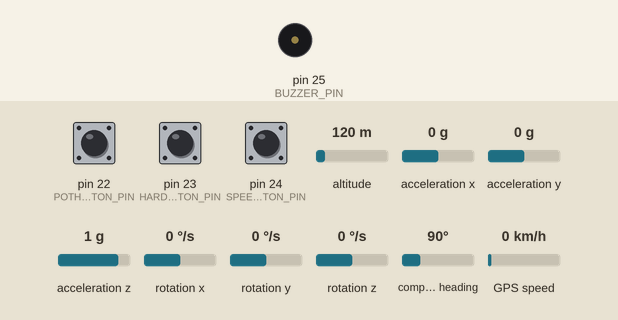
Recording of a sketch running on a simulated Arduino Mega 2560, built for the host (arithmetic inside an expression is 32-bit, double 64-bit). Shown: buzzer (waves = sounding, pin HIGH). The test bench sets the inputs (shaded band); at power-on: GPS speed 0 km/h, pin 22 (POTHOLE_BUTTON_PIN) HIGH, pin 23 (HARDBRAKE_BUTTON_PIN) HIGH, pin 24 (SPEEDBREAKER_BUTTON_PIN) HIGH, altitude 120 m, acceleration x 0 g, acceleration y 0 g, acceleration z 1 g, rotation x 0 °/s, rotation y 0 °/s, rotation z 0 °/s, compass heading 90°. Storage starts empty; the GPS gets a fix after 3 s at 37.7749, -122.4194 with 8 satellites; what the sketch prints to the serial monitor is not drawn.

Above: at 1.2 s.
1.3 s: GPS speed set to 59 km/h
4.3 s: GPS speed set to 63 km/h
At 6.3 s:
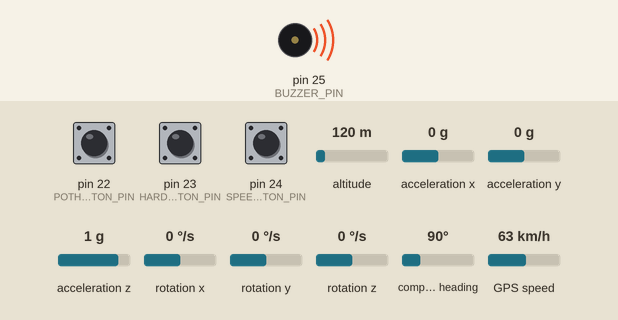
6.6 s: GPS speed set to 2 km/h
At 8.1 s:
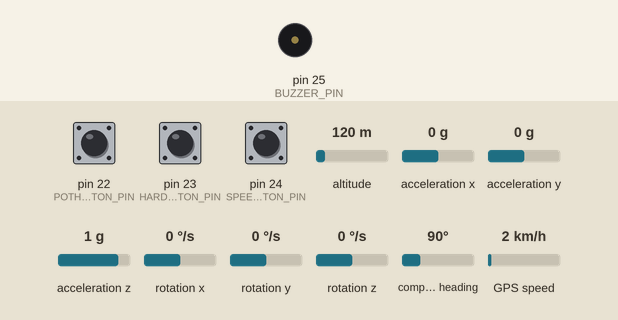
8.6 s: GPS speed set to 118 km/h
At 9.7 s:
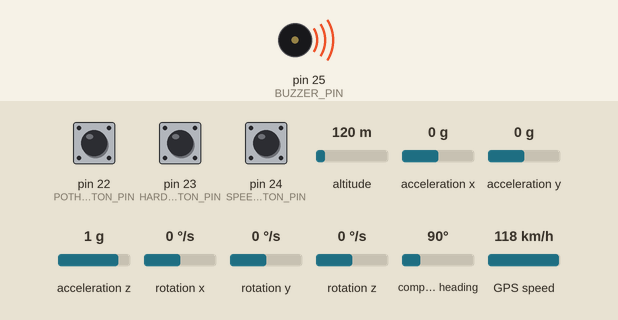
Timing chart, 0 to 11.6 s (numbered marks = the images above; inputs shaded):
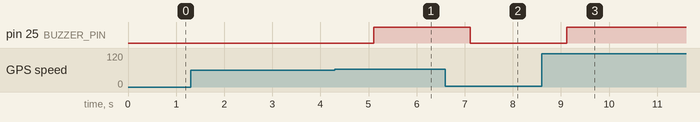

The sketch:

Master__Mega_.ino
```cpp
// master.ino

// 1. Include necessary libraries
#include <Wire.h>         // For I2C communication with MPU-6050
#include <MPU6050.h>      // Library for MPU-6050 IMU
#include <SD.h>           // For SD card module communication
#include <TinyGPS++.h>    // For parsing GPS data from NEO-6M
#include <SoftwareSerial.h> // For UART communication with NEO-6M GPS and Slave Arduino Pro Mini
#include <Arduino.h>      // Standard Arduino core library

// 2. Define Pin Assignments (Example - adjust based on your actual wiring)
// MPU-6050: Uses I2C (SDA, SCL pins on Mega)
#define GPS_RX_PIN 10 // RX pin for GPS (connects to GPS TX)
#define GPS_TX_PIN 11 // TX pin for GPS (connects to GPS RX)

#define SLAVE_RX_PIN 12 // RX pin for Slave (connects to Slave TX)
#define SLAVE_TX_PIN 13 // TX pin for Slave (connects to Slave RX)

#define SD_CS_PIN 4  // Chip Select pin for SD card module

// Push Buttons for Annotation
#define POTHOLE_BUTTON_PIN 22
#define HARDBRAKE_BUTTON_PIN 23
#define SPEEDBREAKER_BUTTON_PIN 24

// Buzzer for Overspeed Notifications
#define BUZZER_PIN 25

// SIM800L GSM Module
#define GSM_RX_PIN 16
#define GSM_TX_PIN 17

// 3. Create instances of sensor/module objects
MPU6050 mpu;               // MPU-6050 object
TinyGPSPlus gps;           // TinyGPS++ object for GPS data
SoftwareSerial gpsSerial(GPS_RX_PIN, GPS_TX_PIN);    // SoftwareSerial for GPS module
SoftwareSerial slaveSerial(SLAVE_RX_PIN, SLAVE_TX_PIN);  // SoftwareSerial for communication with slave
SoftwareSerial gsmSerial(GSM_RX_PIN, GSM_TX_PIN);    // SoftwareSerial for GSM module

File dataFile;             // File object for SD card operations

// 4. Global variables for data storage and flags
int16_t accelX, accelY, accelZ; // 3-axis Accelerometer values
int16_t gyroX, gyroY, gyroZ;    // 3-axis Gyroscope values

double latitude, longitude;     // Latitude and Longitude
float speed_kmph;               // Speed in km/h

String slave_timestamp;         // Time and date stamps
float temperature;              // Temperature
float humidity;                 // Humidity

// Annotation flags for Pothole, Hard Brake, and Speed Breaker
int pothole_flag = 0;
int hardbrake_flag = 0;
int speedbreaker_flag = 0;

// Data logging frequency
const unsigned long DATA_COLLECTION_INTERVAL_MS = 50; // Approximately 20 Hz

// 5. setup() function - Runs once at startup
void setup() {
  // Initialize Serial communication for debugging
  Serial.begin(9600);
  while (!Serial);

  // Initialize I2C communication
  Wire.begin();

  // Initialize MPU-6050
  Serial.println("Initializing MPU-6050...");
  mpu.initialize();
  if (mpu.testConnection()) {
    Serial.println("MPU-6050 connection successful.");
  } else {
    Serial.println("MPU-6050 connection failed!");
  }

  // Initialize GPS SoftwareSerial
  gpsSerial.begin(9600);

  // Initialize Slave SoftwareSerial
  slaveSerial.begin(9600);

  // Initialize GSM SoftwareSerial
  gsmSerial.begin(9600);

  // Initialize SD card module
  Serial.print("Initializing SD card...");
  if (!SD.begin(SD_CS_PIN)) {
    Serial.println("SD card initialization failed!");
    while (true); // Halt execution if SD card fails
  }
  Serial.println("SD card initialized.");

  // Create header for data file if it doesn't exist
  dataFile = SD.open("ROADATA.CSV", FILE_WRITE);
  if (dataFile) {
    if (dataFile.size() == 0) {
      dataFile.println("Accel_x,Accel_y,Accel_z,Gyro_x,Gyro_y,Gyro_z,Pothole,Hand_brake,Speed_breaker,lat,long,speed,hum,temp,Timestamp");
      Serial.println("CSV header written.");
    }
    dataFile.close();
  } else {
    Serial.println("Error opening data file for header!");
  }

  // Configure button pins as INPUT_PULLUP
  pinMode(POTHOLE_BUTTON_PIN, INPUT_PULLUP);
  pinMode(HARDBRAKE_BUTTON_PIN, INPUT_PULLUP);
  pinMode(SPEEDBREAKER_BUTTON_PIN, INPUT_PULLUP);

  // Configure buzzer pin as OUTPUT
  pinMode(BUZZER_PIN, OUTPUT);

  // Initial state of buzzer
  digitalWrite(BUZZER_PIN, LOW);
}

// 6. loop() function - Runs repeatedly
void loop() {
  static unsigned long lastDataCollectionTime = 0;

  // Check if it's time to collect data
  if (millis() - lastDataCollectionTime >= DATA_COLLECTION_INTERVAL_MS) {
    lastDataCollectionTime = millis();

    // Read MPU-6050 data
    mpu.getMotion6(&accelX, &accelY, &accelZ, &gyroX, &gyroY, &gyroZ);

    // Read GPS data
    while (gpsSerial.available()) {
      if (gps.encode(gpsSerial.read())) {
        if (gps.location.isValid()) {
          latitude = gps.location.lat();
          longitude = gps.location.lng();
        }
        if (gps.speed.isValid()) {
          speed_kmph = gps.speed.kmph();
        }
      }
    }

    // Read data from Slave Arduino Pro Mini
    if (slaveSerial.available()) {
      String receivedData = slaveSerial.readStringUntil('\n');
      int firstComma = receivedData.indexOf(',');
      int secondComma = receivedData.indexOf(',', firstComma + 1);

      if (firstComma != -1 && secondComma != -1) {
        slave_timestamp = receivedData.substring(0, firstComma);
        temperature = receivedData.substring(firstComma + 1, secondComma).toFloat();
        humidity = receivedData.substring(secondComma + 1).toFloat();
      }
    }

    // Read push button states (active LOW)
    pothole_flag = !digitalRead(POTHOLE_BUTTON_PIN);
    hardbrake_flag = !digitalRead(HARDBRAKE_BUTTON_PIN);
    speedbreaker_flag = !digitalRead(SPEEDBREAKER_BUTTON_PIN);

    // Log collected data to SD card
    dataFile = SD.open("ROADATA.CSV", FILE_WRITE);
    if (dataFile) {
      String dataRow = "";
      dataRow += String(accelX) + ",";
      dataRow += String(accelY) + ",";
      dataRow += String(accelZ) + ",";
      dataRow += String(gyroX) + ",";
      dataRow += String(gyroY) + ",";
      dataRow += String(gyroZ) + ",";
      dataRow += String(pothole_flag) + ",";
      dataRow += String(hardbrake_flag) + ",";
      dataRow += String(speedbreaker_flag) + ",";
      dataRow += String(latitude, 6) + ",";
      dataRow += String(longitude, 6) + ",";
      dataRow += String(speed_kmph) + ",";
      dataRow += String(humidity) + ",";
      dataRow += String(temperature) + ",";
      dataRow += slave_timestamp;

      dataFile.println(dataRow);
      dataFile.close();
    } else {
      Serial.println("Error opening data file for writing!");
    }

    // Buzzer notification for overspeeding
    const float SPEED_LIMIT_KM_H = 60.0;
    if (speed_kmph > SPEED_LIMIT_KM_H) {
      digitalWrite(BUZZER_PIN, HIGH);
    } else {
      digitalWrite(BUZZER_PIN, LOW);
    }

    // GSM transmission placeholder (commented out)
    /*
    static unsigned long lastGsmSendTime = 0;
    const unsigned long GSM_SEND_INTERVAL_MS = 5 * 60 * 1000;
    if (millis() - lastGsmSendTime >= GSM_SEND_INTERVAL_MS) {
      lastGsmSendTime = millis();
      String gsmPayload = "{ \"lat\": " + String(latitude, 6) + ", \"lon\": " + String(longitude, 6) + " }";
      // Send data via GSM using AT commands here
    }
    */
  }

  // Optional: small delay
  // delay(1);
}
```

Measured:
- the behaviour switches between 60 and 61 km/h on GPS speed (found by bisection; images 0 and 1)
- after the input at 1.3 s, every drawn part: stays the same
- after the input at 4.3 s, pin 25 (BUZZER_PIN): LOW → HIGH after 0.81 s
- after the input at 6.6 s, pin 25 (BUZZER_PIN): HIGH → LOW after 0.51 s
- after the input at 8.6 s, pin 25 (BUZZER_PIN): LOW → HIGH after 0.52 s
